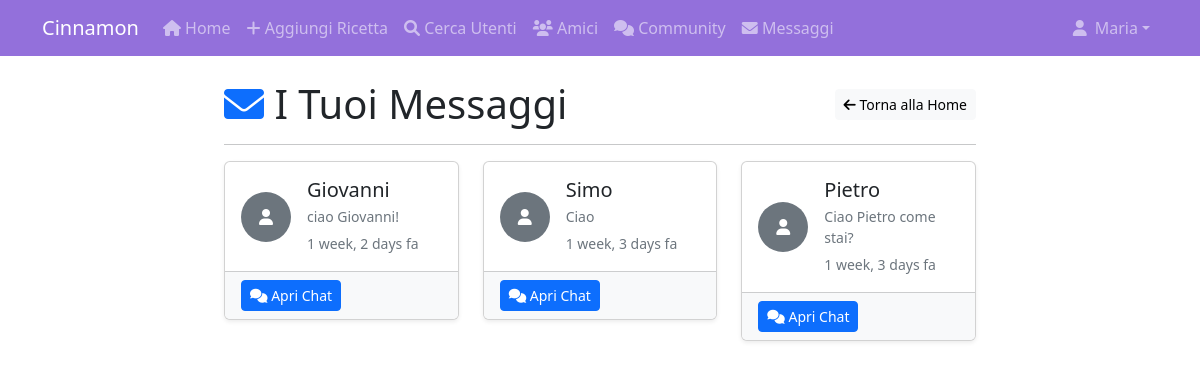
Page /messages/ (signed in) on the committed database.
### recipes/models.py (models this page shows, shortened)
class Conversation(models.Model):
    participants = models.ManyToManyField(User, related_name='conversations')
    title = models.CharField(max_length=200, blank=True, null=True)
    created_at = models.DateTimeField(auto_now_add=True)
    updated_at = models.DateTimeField(auto_now=True)
    class Meta:
        ordering = ['-updated_at']

class Message(models.Model):
    conversation = models.ForeignKey(Conversation, on_delete=models.CASCADE, related_name='messages')
    sender = models.ForeignKey(User, on_delete=models.CASCADE, related_name='sent_messages')
    content = models.TextField(verbose_name="Messaggio")
    is_read = models.BooleanField(default=False)
    created_at = models.DateTimeField(auto_now_add=True)
    class Meta:
        ordering = ['-created_at']

### users/views.py (the view)
# urls.py: path('messages/', user_views.messages_inbox, name="messages-inbox"),
@login_required
def messages_inbox(request):
    from recipes.models import Conversation, Message
    conversations = Conversation.objects.filter(
        participants=request.user
    ).annotate(
        last_message_time=Max('messages__created_at')
    ).order_by('-last_message_time')
    unread_counts = {}
    other_users = []
    for conv in conversations:
        unread = Message.objects.filter(conversation=conv, is_read=False).exclude(sender=request.user).count()
        unread_counts[conv.id] = unread
        other = conv.participants.exclude(id=request.user.id).first()
        other_users.append(other)
    context = {
        'conversations': zip(conversations, other_users),
        'unread_counts': unread_counts,
        'title': 'Messaggi'
    }
    return render(request, 'users/messages_inbox.html', context)

### users/templatetags/users_extras.py (called while the page is built)
@register.filter
def dict_get(d, key):
    return d.get(key, 0)

### users/views.py (called while the page is built)
def unread_messages_count(request):
    if request.user.is_authenticated:
        from recipes.models import Conversation, Message
        conversations = Conversation.objects.filter(participants=request.user)
        unread_count = Message.objects.filter(
            conversation__in=conversations,
            is_read=False
        ).exclude(sender=request.user).count()
        return {'unread_messages_count': unread_count}
    return {'unread_messages_count': 0}

### users/templates/users/messages_inbox.html (shortened to what this page needs)
{% extends "recipes/base.html" %}
{% block content %}
<div class="container-fluid">
  <div class="row">
    <div class="col-12">
      <div class="d-flex justify-content-between align-items-center">
        <h1 class="mb-0"><i class="fas fa-envelope text-primary"></i> I Tuoi Messaggi</h1>
        <a href="{% url 'recipes-home' %}" class="btn btn-light btn-sm ms-3">
          <i class="fas fa-arrow-left"></i> Torna alla Home
        </a>
      </div>
      <hr>
    </div>
  </div>
  {% if conversations %}
    <div class="row">
      {% for conversation, other_user in conversations %}
          <div class="col-md-6 col-lg-4 mb-4">
            <div class="card shadow-sm">
              <div class="card-body">
                <div class="d-flex align-items-center">
                  {% load users_extras %}
                  <div class="flex-shrink-0">
                    {% if other_user.userprofile.profile_image %}
                      <img src="{{ other_user.userprofile.profile_image.url }}"
                           alt="{{ other_user.username }}"
                           class="rounded-circle"
                           style="width: 50px; height: 50px; object-fit: cover;">
                    {% else %}
                      <div class="bg-secondary rounded-circle d-flex align-items-center justify-content-center"
                           style="width: 50px; height: 50px;">
                        <i class="fas fa-user text-white"></i>
                      </div>
                    {% endif %}
                  </div>
                  <div class="flex-grow-1 ms-3">
                    <h5 class="mb-1">{{ other_user.get_full_name|default:other_user.username }}</h5>
                    <p class="mb-1 text-muted small">
                      {% if conversation.messages.last %}
                        {{ conversation.messages.last.content|truncatewords:8 }}
                      {% else %}
                        Nessun messaggio ancora
                      {% endif %}
                    </p>
                    <small class="text-muted">
                      {% if conversation.last_message_time %}
                        {{ conversation.last_message_time|timesince }} fa
                      {% endif %}
                    </small>
                  </div>
                </div>
              </div>
              <div class="card-footer bg-light">
                <a href="{% url 'conversation-detail' conversation.id %}" class="btn btn-primary btn-sm">
                  <i class="fas fa-comments"></i> Apri Chat
                </a>
              </div>
            </div>
          </div>
      {% endfor %}
    </div>
  {% endif %}
</div>
{% endblock content %}

### recipes/templates/recipes/base.html (shortened to what this page needs)
<!DOCTYPE html>
<html lang="en">
  <head>
    <link
      href="https://cdn.jsdelivr.net/npm/bootstrap@5.2.0-beta1/dist/css/bootstrap.min.css"
      rel="stylesheet"
    />
    <link rel="stylesheet" href="https://cdnjs.cloudflare.com/ajax/libs/font-awesome/6.0.0/css/all.min.css">
  </head>
  <body>
    <nav class="navbar navbar-expand-lg navbar-dark navbar-purple">
      <div class="container">
                <a class="navbar-brand" href="{% url 'recipes-home' %}">
          Cinnamon
        </a>
        <div class="collapse navbar-collapse" id="navbarNav">
          <ul class="navbar-nav">
            <li class="nav-item">
              <a class="nav-link" href="{% url 'recipes-home' %}">
                <i class="fas fa-home"></i> Home
              </a>
            </li>
            {% if user.is_authenticated %}
            <li class="nav-item">
              <a class="nav-link" href="{% url 'recipes-create' %}">
                <i class="fas fa-plus"></i> Aggiungi Ricetta
              </a>
            </li>
            <li class="nav-item">
              <a class="nav-link" href="{% url 'user-search' %}">
                <i class="fas fa-search"></i> Cerca Utenti
              </a>
            </li>
            <li class="nav-item">
              <a class="nav-link" href="{% url 'user-friends' %}">
                <i class="fas fa-users"></i> Amici
              </a>
            </li>
            <li class="nav-item">
              <a class="nav-link" href="{% url 'community-list' %}">
                <i class="fas fa-comments"></i> Community
              </a>
            </li>
            <li class="nav-item">
              <a class="nav-link position-relative" href="{% url 'messages-inbox' %}">
                <i class="fas fa-envelope"></i> Messaggi
              </a>
            </li>
            {% endif %}
          </ul>
        </div>
        <div class="navbar-nav">
          {% if user.is_authenticated %}
          <div class="nav-item dropdown">
            <a class="nav-link dropdown-toggle d-flex align-items-center" href="#" id="navbarDropdown" role="button" data-bs-toggle="dropdown" aria-expanded="false">
              {% if user.userprofile.profile_image %}
                <img src="{{ user.userprofile.profile_image.url }}" class="rounded-circle me-2" style="width: 25px; height: 25px; object-fit: cover;">
              {% else %}
                <i class="fas fa-user me-2"></i>
              {% endif %}
              {{ user.username }}
            </a>
          </div>
          {% endif %}
        </div>
      </div>
    </nav>
    <div class="container mt-4 col-8">
       {% block content %} {% endblock %}
    </div>
  </body>
</html>

### recipes/templates/recipes/base.html (style rules this page uses)
.navbar-purple { background-color: #9370db !important; }

### rows in the picture
Conversation: get_full_name "Giovanni", messages.last.content "ciao Giovanni!", last_message_time "1 week, 2 days"
Conversation: get_full_name "Simo", messages.last.content "Ciao", last_message_time "1 week, 3 days"
Conversation: get_full_name "Pietro", messages.last.content "Ciao Pietro come stai?", last_message_time "1 week, 3 days"

### other values in the picture
{{ user.username }} "Maria"
